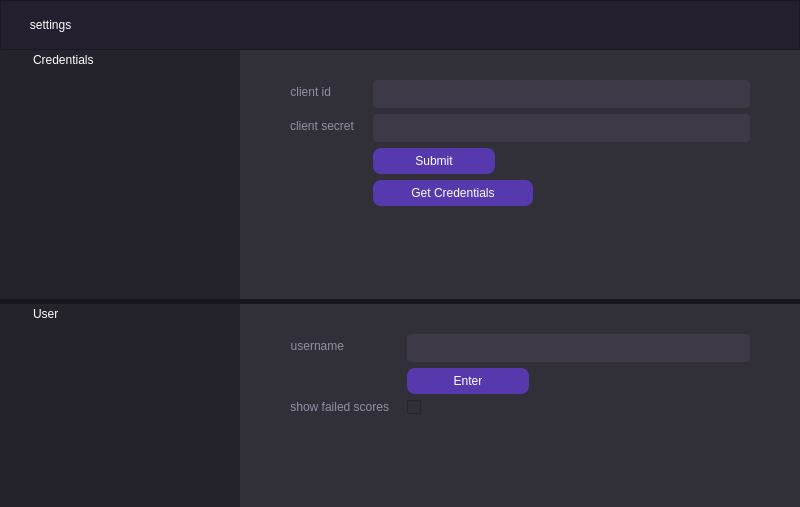
<?xml version="1.0" encoding="UTF-8"?>
<ui version="4.0">
 <class>SettingsWindow</class>
 <widget class="QMainWindow" name="SettingsWindow">
  <property name="geometry">
   <rect>
    <x>0</x>
    <y>0</y>
    <width>800</width>
    <height>507</height>
   </rect>
  </property>
  <property name="windowTitle">
   <string>MainWindow</string>
  </property>
  <property name="styleSheet">
   <string notr="true">background-color:rgb(24,22,29);
color: rgb(255,255,255);
padding:0px;</string>
  </property>
  <widget class="QWidget" name="centralwidget">
   <layout class="QVBoxLayout" name="verticalLayout">
    <property name="spacing">
     <number>0</number>
    </property>
    <property name="leftMargin">
     <number>0</number>
    </property>
    <property name="topMargin">
     <number>0</number>
    </property>
    <property name="rightMargin">
     <number>0</number>
    </property>
    <property name="bottomMargin">
     <number>0</number>
    </property>
    <item>
     <widget class="QFrame" name="frame_2">
      <property name="minimumSize">
       <size>
        <width>800</width>
        <height>49</height>
       </size>
      </property>
      <property name="maximumSize">
       <size>
        <width>16777215</width>
        <height>50</height>
       </size>
      </property>
      <property name="styleSheet">
       <string notr="true">background-color: rgb(35,31,47);
</string>
      </property>
      <property name="frameShape">
       <enum>QFrame::StyledPanel</enum>
      </property>
      <property name="frameShadow">
       <enum>QFrame::Raised</enum>
      </property>
      <layout class="QHBoxLayout" name="horizontalLayout_2">
       <property name="spacing">
        <number>12</number>
       </property>
       <item>
        <widget class="QLabel" name="label_4">
         <property name="styleSheet">
          <string notr="true">font: 63 18pt &quot;Torus Pro SemiBold&quot;;</string>
         </property>
         <property name="text">
          <string>      settings</string>
         </property>
        </widget>
       </item>
      </layout>
     </widget>
    </item>
    <item>
     <widget class="QFrame" name="frame_3">
      <property name="styleSheet">
       <string notr="true">border:none;</string>
      </property>
      <property name="frameShape">
       <enum>QFrame::StyledPanel</enum>
      </property>
      <property name="frameShadow">
       <enum>QFrame::Raised</enum>
      </property>
      <layout class="QVBoxLayout" name="verticalLayout_4">
       <property name="spacing">
        <number>5</number>
       </property>
       <property name="leftMargin">
        <number>0</number>
       </property>
       <property name="topMargin">
        <number>0</number>
       </property>
       <property name="rightMargin">
        <number>0</number>
       </property>
       <property name="bottomMargin">
        <number>0</number>
       </property>
       <item>
        <widget class="QFrame" name="frame_4">
         <property name="minimumSize">
          <size>
           <width>798</width>
           <height>249</height>
          </size>
         </property>
         <property name="frameShape">
          <enum>QFrame::StyledPanel</enum>
         </property>
         <property name="frameShadow">
          <enum>QFrame::Raised</enum>
         </property>
         <layout class="QHBoxLayout" name="horizontalLayout_4">
          <property name="spacing">
           <number>0</number>
          </property>
          <property name="leftMargin">
           <number>0</number>
          </property>
          <property name="topMargin">
           <number>0</number>
          </property>
          <property name="rightMargin">
           <number>0</number>
          </property>
          <property name="bottomMargin">
           <number>0</number>
          </property>
          <item>
           <widget class="QLabel" name="label_7">
            <property name="minimumSize">
             <size>
              <width>240</width>
              <height>0</height>
             </size>
            </property>
            <property name="maximumSize">
             <size>
              <width>16777215</width>
              <height>16777215</height>
             </size>
            </property>
            <property name="styleSheet">
             <string notr="true">font: 63 18pt &quot;Torus Pro SemiBold&quot;;
background-color:rgb(36,35,43);
padding-left: 30px</string>
            </property>
            <property name="text">
             <string>Credentials</string>
            </property>
            <property name="alignment">
             <set>Qt::AlignLeading|Qt::AlignLeft|Qt::AlignTop</set>
            </property>
            <property name="margin">
             <number>20</number>
            </property>
           </widget>
          </item>
          <item>
           <widget class="QFrame" name="frame_5">
            <property name="maximumSize">
             <size>
              <width>16777215</width>
              <height>16777215</height>
             </size>
            </property>
            <property name="styleSheet">
             <string notr="true">background-color:rgb(49,47,56);
font: 63 12pt &quot;Torus Pro SemiBold&quot;;
color: rgb(148, 143, 163)</string>
            </property>
            <property name="frameShape">
             <enum>QFrame::StyledPanel</enum>
            </property>
            <property name="frameShadow">
             <enum>QFrame::Raised</enum>
            </property>
            <layout class="QFormLayout" name="formLayout_3">
             <property name="horizontalSpacing">
              <number>18</number>
             </property>
             <property name="leftMargin">
              <number>50</number>
             </property>
             <property name="topMargin">
              <number>30</number>
             </property>
             <property name="rightMargin">
              <number>50</number>
             </property>
             <item row="0" column="0">
              <widget class="QLabel" name="label_8">
               <property name="text">
                <string>client id</string>
               </property>
               <property name="alignment">
                <set>Qt::AlignRight|Qt::AlignTrailing|Qt::AlignVCenter</set>
               </property>
              </widget>
             </item>
             <item row="0" column="1">
              <widget class="QLineEdit" name="client_id_field_3">
               <property name="styleSheet">
                <string notr="true">QLineEdit {
background-color: rgb(61, 57, 70);
border: none;
padding: 6px;
border-radius: 4px;
color: rgb(255,255,255);
font: 63 10pt &quot;Torus Pro SemiBold&quot;;
}

QLineEdit:focus {
border-style: solid;
border-width: 2px;
border-color:  rgb(148, 143, 163);
}</string>
               </property>
              </widget>
             </item>
             <item row="1" column="0">
              <widget class="QLabel" name="label_9">
               <property name="text">
                <string>client secret</string>
               </property>
              </widget>
             </item>
             <item row="1" column="1">
              <widget class="QLineEdit" name="client_secret_field_3">
               <property name="styleSheet">
                <string notr="true">QLineEdit {
background-color: rgb(61, 57, 70);
border: none;
padding: 6px;
border-radius: 4px;
color: rgb(255,255,255);
font: 63 10pt &quot;Torus Pro SemiBold&quot;;
}

QLineEdit:focus {
border-style: solid;
border-width: 2px;
border-color:  rgb(148, 143, 163);
}</string>
               </property>
              </widget>
             </item>
             <item row="6" column="1">
              <widget class="QPushButton" name="submit_credentials_3">
               <property name="styleSheet">
                <string notr="true">QPushButton {background-color: rgb(86,57,172);
color: rgb(255, 255, 255);
padding: 6px;
border-radius:8px;
max-width:110px;
text-align: center;}

QPushButton:hover {	
	background-color: rgb(140, 102, 255);
}
</string>
               </property>
               <property name="text">
                <string>Submit</string>
               </property>
               <property name="icon">
                <iconset>
                 <normaloff>../Assets/check.png</normaloff>../Assets/check.png</iconset>
               </property>
              </widget>
             </item>
             <item row="7" column="1">
              <widget class="QPushButton" name="get_credentials_3">
               <property name="sizePolicy">
                <sizepolicy hsizetype="Fixed" vsizetype="Fixed">
                 <horstretch>0</horstretch>
                 <verstretch>0</verstretch>
                </sizepolicy>
               </property>
               <property name="minimumSize">
                <size>
                 <width>160</width>
                 <height>0</height>
                </size>
               </property>
               <property name="styleSheet">
                <string notr="true">QPushButton {background-color: rgb(86,57,172);
color: rgb(255, 255, 255);
padding: 6px;
border-radius:8px;
text-align: center;}

QPushButton:hover {	
	background-color: rgb(140, 102, 255);
}</string>
               </property>
               <property name="text">
                <string>Get Credentials</string>
               </property>
              </widget>
             </item>
            </layout>
           </widget>
          </item>
         </layout>
        </widget>
       </item>
       <item>
        <widget class="QFrame" name="frame_6">
         <property name="minimumSize">
          <size>
           <width>798</width>
           <height>136</height>
          </size>
         </property>
         <property name="frameShape">
          <enum>QFrame::StyledPanel</enum>
         </property>
         <property name="frameShadow">
          <enum>QFrame::Raised</enum>
         </property>
         <layout class="QHBoxLayout" name="horizontalLayout_5">
          <property name="spacing">
           <number>0</number>
          </property>
          <property name="leftMargin">
           <number>0</number>
          </property>
          <property name="topMargin">
           <number>0</number>
          </property>
          <property name="rightMargin">
           <number>0</number>
          </property>
          <property name="bottomMargin">
           <number>0</number>
          </property>
          <item>
           <widget class="QLabel" name="label_10">
            <property name="minimumSize">
             <size>
              <width>240</width>
              <height>0</height>
             </size>
            </property>
            <property name="maximumSize">
             <size>
              <width>16777215</width>
              <height>16777215</height>
             </size>
            </property>
            <property name="styleSheet">
             <string notr="true">font: 63 18pt &quot;Torus Pro SemiBold&quot;;
background-color:rgb(36,35,43);
padding-left: 30px</string>
            </property>
            <property name="text">
             <string>User</string>
            </property>
            <property name="alignment">
             <set>Qt::AlignLeading|Qt::AlignLeft|Qt::AlignTop</set>
            </property>
            <property name="margin">
             <number>20</number>
            </property>
           </widget>
          </item>
          <item>
           <widget class="QFrame" name="frame_7">
            <property name="maximumSize">
             <size>
              <width>16777215</width>
              <height>16777215</height>
             </size>
            </property>
            <property name="styleSheet">
             <string notr="true">background-color:rgb(49,47,56);
font: 63 12pt &quot;Torus Pro SemiBold&quot;;
color: rgb(148, 143, 163)</string>
            </property>
            <property name="frameShape">
             <enum>QFrame::StyledPanel</enum>
            </property>
            <property name="frameShadow">
             <enum>QFrame::Raised</enum>
            </property>
            <layout class="QFormLayout" name="formLayout_4">
             <property name="horizontalSpacing">
              <number>18</number>
             </property>
             <property name="leftMargin">
              <number>50</number>
             </property>
             <property name="topMargin">
              <number>30</number>
             </property>
             <property name="rightMargin">
              <number>50</number>
             </property>
             <item row="0" column="0">
              <widget class="QLabel" name="label_11">
               <property name="text">
                <string>username</string>
               </property>
               <property name="alignment">
                <set>Qt::AlignRight|Qt::AlignTrailing|Qt::AlignVCenter</set>
               </property>
              </widget>
             </item>
             <item row="0" column="1">
              <widget class="QLineEdit" name="client_id_field_4">
               <property name="styleSheet">
                <string notr="true">QLineEdit {
background-color: rgb(61, 57, 70);
border: none;
padding: 6px;
border-radius: 4px;
color: rgb(255,255,255);
font: 63 10pt &quot;Torus Pro SemiBold&quot;;
}

QLineEdit:focus {
border-style: solid;
border-width: 2px;
border-color:  rgb(148, 143, 163);
}</string>
               </property>
              </widget>
             </item>
             <item row="2" column="1">
              <widget class="QPushButton" name="submit_credentials_4">
               <property name="styleSheet">
                <string notr="true">QPushButton {background-color: rgb(86,57,172);
color: rgb(255, 255, 255);
padding: 6px;
border-radius:8px;
max-width:110px;
text-align: center;}

QPushButton:hover {	
	background-color: rgb(140, 102, 255);
}
</string>
               </property>
               <property name="text">
                <string>Enter</string>
               </property>
               <property name="icon">
                <iconset>
                 <normaloff>../Assets/check.png</normaloff>../Assets/check.png</iconset>
               </property>
              </widget>
             </item>
             <item row="4" column="0">
              <widget class="QLabel" name="label_16">
               <property name="text">
                <string>show failed scores</string>
               </property>
               <property name="alignment">
                <set>Qt::AlignRight|Qt::AlignTrailing|Qt::AlignVCenter</set>
               </property>
              </widget>
             </item>
             <item row="4" column="1">
              <widget class="QCheckBox" name="checkBox">
               <property name="sizePolicy">
                <sizepolicy hsizetype="Minimum" vsizetype="Preferred">
                 <horstretch>0</horstretch>
                 <verstretch>0</verstretch>
                </sizepolicy>
               </property>
               <property name="text">
                <string/>
               </property>
               <property name="iconSize">
                <size>
                 <width>42</width>
                 <height>16</height>
                </size>
               </property>
              </widget>
             </item>
            </layout>
           </widget>
          </item>
         </layout>
        </widget>
       </item>
      </layout>
     </widget>
    </item>
   </layout>
  </widget>
 </widget>
 <resources/>
 <connections/>
</ui>
